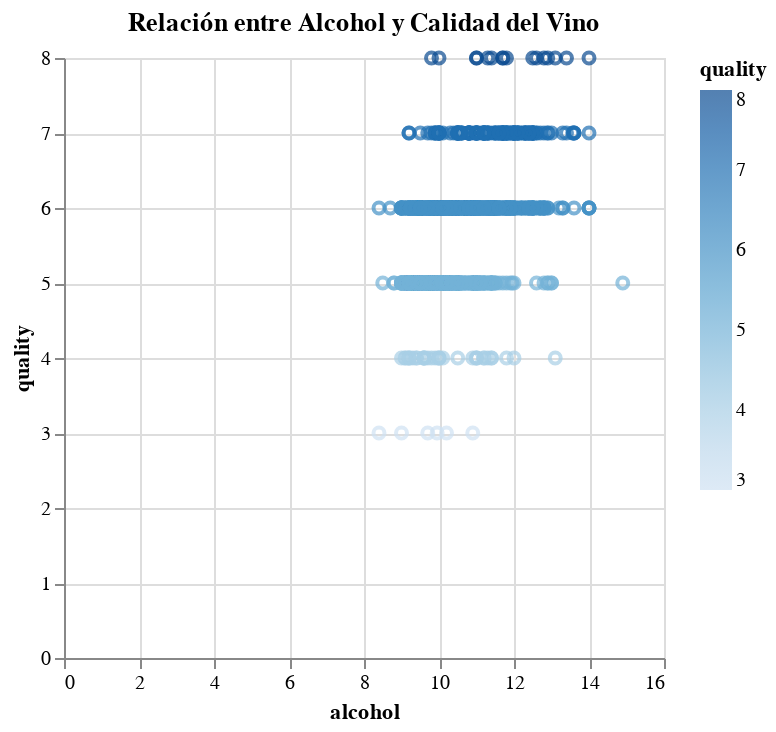

Notebook code cell kept with this figure:
### Markdown cell above
## Visualización con Altair
Altair es excelente para visualizaciones estadísticas avanzadas y permite crear gráficos declarativos y personalizables, útiles para análisis de tendencias y relaciones complejas.

### Code cell
# Gráfico de regresión con Altair
import altair as alt
chart = alt.Chart(df).mark_point().encode(
    x='alcohol',
    y='quality',
    color='quality',
    tooltip=['alcohol', 'quality']
).properties(
    title='Relación entre Alcohol y Calidad del Vino'
 )
chart

### Figure 1 — Vega-Lite specification as saved in the notebook (floating-point values rounded to 4 significant figures; data arrays with more than 128 entries replaced by an {"elided": "..."} marker saying what was removed)
{"config": {"view": {"continuousWidth": 300, "continuousHeight": 300}}, "data": {"name": "data-94687996a857b51f16cbb72f8a7ae1fc"}, "mark": {"type": "point"}, "encoding": {"color": {"field": "quality", "type": "quantitative"}, "tooltip": [{"field": "alcohol", "type": "quantitative"}, {"field": "quality", "type": "quantitative"}], "x": {"field": "alcohol", "type": "quantitative"}, "y": {"field": "quality", "type": "quantitative"}}, "title": "Relación entre Alcohol y Calidad del Vino", "$schema": "https://vega.github.io/schema/vega-lite/v5.20.1.json", "datasets": {"data-94687996a857b51f16cbb72f8a7ae1fc": {"elided": "1143 records"}}}
